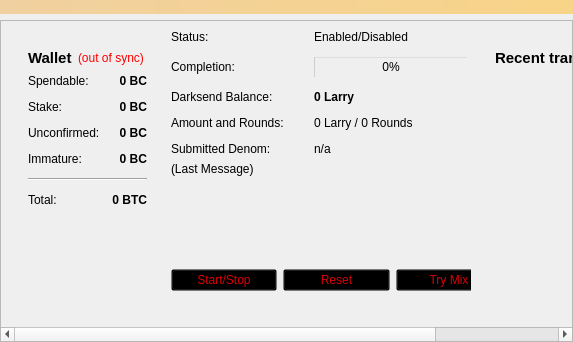
<?xml version="1.0" encoding="UTF-8"?>
<ui version="4.0">
 <class>OverviewPage</class>
 <widget class="QWidget" name="OverviewPage">
  <property name="geometry">
   <rect>
    <x>0</x>
    <y>0</y>
    <width>573</width>
    <height>342</height>
   </rect>
  </property>
  <property name="windowTitle">
   <string>Form</string>
  </property>
  <layout class="QVBoxLayout" name="topLayout">
<property name="leftMargin">
    <number>0</number>
   </property>
   <property name="topMargin">
    <number>0</number>
   </property>
   <property name="rightMargin">
    <number>0</number>
   </property>
   <property name="bottomMargin">
    <number>0</number>
   </property>
   <item>
    <widget class="QLabel" name="labelAlerts">
     <property name="visible">
      <bool>false</bool>
     </property>
     <property name="styleSheet">
      <string notr="true">background-color: qlineargradient(x1: 0, y1: 0, x2: 1, y2: 0, stop:0 #F0D0A0, stop:1 #F8D488);  color:#000000
</string>
     </property>
     <property name="wordWrap">
      <bool>true</bool>
     </property>
     <property name="margin">
      <number>3</number>
     </property>
    </widget>
   </item>
   <item>
<widget class="QScrollArea" name="scrollArea">
     <property name="widgetResizable">
      <bool>true</bool>
     </property>
     <widget class="QWidget" name="scrollAreaWidgetContents">
      <property name="geometry">
       <rect>
        <x>0</x>
        <y>0</y>
        <width>350</width>
        <height>500</height>
       </rect>
      </property>
    <layout class="QHBoxLayout" name="horizontalLayout" stretch="1,1">
     <item>
      <widget class="QWidget" name="columnOneWidget">
      
      <layout class="QVBoxLayout" name="verticalLayout_2">
       <item>
        <widget class="QWidget" name="widget" native="true">
         <layout class="QVBoxLayout" name="verticalLayout_4">
          <item>
           <layout class="QHBoxLayout" name="horizontalLayout_4">
            <item>
             <widget class="QLabel" name="label_5">
              <property name="font">
               <font>
                <pointsize>11</pointsize>
                <weight>75</weight>
                <bold>true</bold>
               </font>
              </property>
              <property name="text">
               <string>Wallet</string>
              </property>
             </widget>
            </item>
            <item>
             <widget class="QLabel" name="labelWalletStatus">
              <property name="toolTip">
               <string>The displayed information may be out of date. Your wallet automatically synchronizes with the Larry network after a connection is established, but this process has not completed yet.</string>
              </property>
              <property name="styleSheet">
               <string notr="true">QLabel { color: red; }</string>
              </property>
              <property name="text">
               <string notr="true">(out of sync)</string>
              </property>
              <property name="alignment">
               <set>Qt::AlignLeading|Qt::AlignLeft|Qt::AlignVCenter</set>
              </property>
             </widget>
            </item>
            <item>
             <spacer name="horizontalSpacer_2">
              <property name="orientation">
               <enum>Qt::Horizontal</enum>
              </property>
              <property name="sizeHint" stdset="0">
               <size>
                <width>40</width>
                <height>20</height>
               </size>
              </property>
             </spacer>
            </item>
           </layout>
          </item>
          <item>
           <layout class="QFormLayout" name="formLayout_2">
            <property name="fieldGrowthPolicy">
             <enum>QFormLayout::AllNonFixedFieldsGrow</enum>
            </property>
            <property name="horizontalSpacing">
             <number>12</number>
            </property>
            <property name="verticalSpacing">
             <number>12</number>
            </property>
            <item row="0" column="0">
             <widget class="QLabel" name="label">
              <property name="text">
               <string>Spendable:</string>
              </property>
             </widget>
            </item>
            <item row="0" column="1">
             <widget class="QLabel" name="labelBalance">
              <property name="font">
               <font>
                <weight>75</weight>
                <bold>true</bold>
               </font>
              </property>
              <property name="cursor">
               <cursorShape>IBeamCursor</cursorShape>
              </property>
              <property name="toolTip">
               <string>Your current spendable balance</string>
              </property>
              <property name="text">
               <string notr="true">0 BC</string>
              </property>
              <property name="alignment">
               <set>Qt::AlignRight|Qt::AlignTrailing|Qt::AlignVCenter</set>
              </property>
              <property name="textInteractionFlags">
               <set>Qt::LinksAccessibleByMouse|Qt::TextSelectableByKeyboard|Qt::TextSelectableByMouse</set>
              </property>
             </widget>
            </item>
            <item row="1" column="0">
             <widget class="QLabel" name="label_6">
              <property name="text">
               <string>Stake:</string>
              </property>
             </widget>
            </item>
            <item row="1" column="1">
             <widget class="QLabel" name="labelStake">
              <property name="font">
               <font>
                <weight>75</weight>
                <bold>true</bold>
               </font>
              </property>
              <property name="cursor">
               <cursorShape>IBeamCursor</cursorShape>
              </property>
              <property name="toolTip">
               <string>Total of coins that was staked, and do not yet count toward the current balance</string>
              </property>
              <property name="text">
               <string notr="true">0 BC</string>
              </property>
              <property name="alignment">
               <set>Qt::AlignRight|Qt::AlignTrailing|Qt::AlignVCenter</set>
              </property>
              <property name="textInteractionFlags">
               <set>Qt::LinksAccessibleByMouse|Qt::TextSelectableByKeyboard|Qt::TextSelectableByMouse</set>
              </property>
             </widget>
            </item>
            <item row="2" column="0">
             <widget class="QLabel" name="label_3">
              <property name="text">
               <string>Unconfirmed:</string>
              </property>
             </widget>
            </item>
            <item row="2" column="1">
             <widget class="QLabel" name="labelUnconfirmed">
              <property name="font">
               <font>
                <weight>75</weight>
                <bold>true</bold>
               </font>
              </property>
              <property name="cursor">
               <cursorShape>IBeamCursor</cursorShape>
              </property>
              <property name="toolTip">
               <string>Total of transactions that have yet to be confirmed, and do not yet count toward the current balance</string>
              </property>
              <property name="text">
               <string notr="true">0 BC</string>
              </property>
              <property name="alignment">
               <set>Qt::AlignRight|Qt::AlignTrailing|Qt::AlignVCenter</set>
              </property>
              <property name="textInteractionFlags">
               <set>Qt::LinksAccessibleByMouse|Qt::TextSelectableByKeyboard|Qt::TextSelectableByMouse</set>
              </property>
             </widget>
            </item>
            <item row="3" column="0">
             <widget class="QLabel" name="labelImmatureText">
              <property name="text">
               <string>Immature:</string>
              </property>
             </widget>
            </item>
            <item row="3" column="1">
             <widget class="QLabel" name="labelImmature">
              <property name="font">
               <font>
                <weight>75</weight>
                <bold>true</bold>
               </font>
              </property>
              <property name="toolTip">
               <string>Mined balance that has not yet matured</string>
              </property>
              <property name="text">
               <string notr="true">0 BC</string>
              </property>
              <property name="alignment">
               <set>Qt::AlignRight|Qt::AlignTrailing|Qt::AlignVCenter</set>
              </property>
              <property name="textInteractionFlags">
               <set>Qt::LinksAccessibleByMouse|Qt::TextSelectableByKeyboard|Qt::TextSelectableByMouse</set>
              </property>
             </widget>
            </item>
            <item row="4" column="0" colspan="2">
             <widget class="Line" name="line">
              <property name="orientation">
               <enum>Qt::Horizontal</enum>
              </property>
             </widget>
            </item>
            <item row="5" column="0">
             <widget class="QLabel" name="labelTotalText">
              <property name="text">
               <string>Total:</string>
              </property>
             </widget>
            </item>
            <item row="5" column="1">
             <widget class="QLabel" name="labelTotal">
              <property name="font">
               <font>
                <weight>75</weight>
                <bold>true</bold>
               </font>
              </property>
              <property name="cursor">
               <cursorShape>IBeamCursor</cursorShape>
              </property>
              <property name="toolTip">
               <string>Your current total balance</string>
              </property>
              <property name="text">
               <string notr="true">0 BTC</string>
              </property>
              <property name="alignment">
               <set>Qt::AlignRight|Qt::AlignTrailing|Qt::AlignVCenter</set>
              </property>
              <property name="textInteractionFlags">
               <set>Qt::LinksAccessibleByMouse|Qt::TextSelectableByKeyboard|Qt::TextSelectableByMouse</set>
              </property>
             </widget>
            </item>
           </layout>
          </item>
         </layout>
        </widget>
       </item>
       <item>
        <spacer name="verticalSpacer">
         <property name="orientation">
          <enum>Qt::Vertical</enum>
         </property>
         <property name="sizeHint" stdset="0">
          <size>
           <width>20</width>
           <height>40</height>
          </size>
         </property>
        </spacer>
       </item>
      </layout>
     
</widget>
</item>
<item>
<widget class="QFrame" name="frameDarksend">
<property name="sizePolicy">
             <sizepolicy hsizetype="MinimumExpanding" vsizetype="MinimumExpanding">
              <horstretch>0</horstretch>
              <verstretch>0</verstretch>
             </sizepolicy>
            </property>
<property name="minimumSize">
             <size>
              <width>300</width>
              <height>261</height>
             </size>
            </property>
      <property name="styleSheet">
       <string notr="true">background:transparent;</string>
      </property>
      <property name="frameShape">
       <enum>QFrame::StyledPanel</enum>
      </property>
      <property name="frameShadow">
       <enum>QFrame::Raised</enum>
      </property>
      <widget class="QWidget" name="verticalLayoutWidget">
       <property name="geometry">
        <rect>
         <x>0</x>
         <y>0</y>
         <width>331</width>
         <height>261</height>
        </rect>
       </property>
       <layout class="QVBoxLayout" name="verticalLayout_5">
        <item>
         <layout class="QFormLayout" name="formLayout">
          <property name="fieldGrowthPolicy">
           <enum>QFormLayout::AllNonFixedFieldsGrow</enum>
          </property>
          <property name="horizontalSpacing">
           <number>30</number>
          </property>
          <property name="verticalSpacing">
           <number>12</number>
          </property>
          <item row="0" column="0">
           <widget class="QLabel" name="label_6">
            <property name="text">
             <string>Status:</string>
            </property>
           </widget>
          </item>
          <item row="0" column="1">
           <widget class="QLabel" name="darksendEnabled">
            <property name="styleSheet">
             <string notr="true">color: rgb(0, 0, 0);</string>
            </property>
            <property name="text">
             <string>Enabled/Disabled</string>
            </property>
           </widget>
          </item>
          <item row="1" column="0">
           <widget class="QLabel" name="label_7">
            <property name="styleSheet">
             <string notr="true">color: rgb(0, 0, 0);</string>
            </property>
            <property name="text">
             <string>Completion:</string>
            </property>
           </widget>
          </item>
          <item row="1" column="1">
           <widget class="QProgressBar" name="darksendProgress">
            <property name="maximumSize">
             <size>
              <width>154</width>
              <height>16777215</height>
             </size>
            </property>
            <property name="styleSheet">
             <string notr="true">background:transparent;</string>
            </property>
            <property name="value">
             <number>0</number>
            </property>
           </widget>
          </item>
          <item row="2" column="0">
           <widget class="QLabel" name="labelAnonymizedText">
            <property name="styleSheet">
             <string notr="true">color: rgb(0, 0, 0);</string>
            </property>
            <property name="text">
             <string>Darksend Balance:</string>
            </property>
           </widget>
          </item>
          <item row="2" column="1">
           <widget class="QLabel" name="labelAnonymized">
            <property name="font">
             <font>
              <weight>75</weight>
              <bold>true</bold>
             </font>
            </property>
            <property name="styleSheet">
             <string notr="true">color: rgb(0, 0, 0);</string>
            </property>
            <property name="text">
             <string>0 Larry</string>
            </property>
           </widget>
          </item>
          <item row="3" column="0">
           <widget class="QLabel" name="label_8">
            <property name="styleSheet">
             <string notr="true">color: rgb(0, 0, 0);</string>
            </property>
            <property name="text">
             <string>Amount and Rounds:</string>
            </property>
           </widget>
          </item>
          <item row="3" column="1">
           <widget class="QLabel" name="labelAmountRounds">
            <property name="styleSheet">
             <string notr="true">color: rgb(0, 0, 0);</string>
            </property>
            <property name="text">
             <string>0 Larry / 0 Rounds</string>
            </property>
           </widget>
          </item>
          <item row="4" column="0">
           <widget class="QLabel" name="label_9">
            <property name="styleSheet">
             <string notr="true">color: rgb(0, 0, 0);</string>
            </property>
            <property name="text">
             <string>Submitted Denom:</string>
            </property>
           </widget>
          </item>
          <item row="4" column="1">
           <widget class="QLabel" name="labelSubmittedDenom">
            <property name="statusTip">
             <string>The denominations you submitted to the Larry Node. To mix, other users must submit the exact same denominations.</string>
            </property>
            <property name="styleSheet">
             <string notr="true">color: rgb(0, 0, 0);</string>
            </property>
            <property name="text">
             <string>n/a</string>
            </property>
           </widget>
          </item>
         </layout>
        </item>
        <item>
         <widget class="QLabel" name="darksendStatus">
          <property name="minimumSize">
           <size>
            <width>288</width>
            <height>43</height>
           </size>
          </property>
          <property name="styleSheet">
           <string notr="true">color: rgb(0, 0, 0);</string>
          </property>
          <property name="text">
           <string>(Last Message)</string>
          </property>
          <property name="alignment">
           <set>Qt::AlignLeading|Qt::AlignLeft|Qt::AlignTop</set>
          </property>
          <property name="wordWrap">
           <bool>true</bool>
          </property>
         </widget>
        </item>
        <item>
         <layout class="QHBoxLayout" name="horizontalLayout_2">
          <item>
           <widget class="QPushButton" name="toggleDarksend">
            <property name="sizePolicy">
             <sizepolicy hsizetype="MinimumExpanding" vsizetype="Fixed">
              <horstretch>0</horstretch>
              <verstretch>0</verstretch>
             </sizepolicy>
            </property>
            <property name="styleSheet">
             <string notr="true">color: rgb(217, 0, 7);</string>
            </property>
            <property name="text">
             <string>Start/Stop</string>
            </property>
           </widget>
          </item>
          <item>
           <widget class="QPushButton" name="darksendReset">
            <property name="sizePolicy">
             <sizepolicy hsizetype="MinimumExpanding" vsizetype="Fixed">
              <horstretch>0</horstretch>
              <verstretch>0</verstretch>
             </sizepolicy>
            </property>
            <property name="toolTip">
             <string>Reset the current status of Darksend (can interrupt Darksend if it's in the process of Mixing, which can cost you money!)</string>
            </property>
            <property name="autoFillBackground">
             <bool>false</bool>
            </property>
            <property name="styleSheet">
             <string notr="true">color: rgb(217, 0, 7);</string>
            </property>
            <property name="text">
             <string>Reset</string>
            </property>
           </widget>
          </item>
          <item>
           <widget class="QPushButton" name="darksendAuto">
            <property name="sizePolicy">
             <sizepolicy hsizetype="MinimumExpanding" vsizetype="Fixed">
              <horstretch>0</horstretch>
              <verstretch>0</verstretch>
             </sizepolicy>
            </property>
            <property name="toolTip">
             <string>Try to manually submit a Darksend request.</string>
            </property>
            <property name="styleSheet">
             <string notr="true">color: rgb(217, 0, 7);</string>
            </property>
            <property name="text">
             <string>Try Mix</string>
            </property>
           </widget>
          </item>
         </layout>
        </item>
       </layout>
      </widget>
     </widget>
</item>
<item>
<widget class="QWidget" name="columnTwoWidget">
      
      <layout class="QVBoxLayout" name="verticalLayout_3">
       <item>
        <widget class="QWidget" name="widget_2" native="true">
         <layout class="QVBoxLayout" name="verticalLayout">
          <item>
           <layout class="QHBoxLayout" name="horizontalLayout_2">
            <item>
             <widget class="QLabel" name="label_4">
              <property name="font">
               <font>
                <pointsize>11</pointsize>
                <weight>75</weight>
                <bold>true</bold>
               </font>
              </property>
              <property name="text">
               <string>&lt;b&gt;Recent transactions&lt;/b&gt;</string>
              </property>
             </widget>
            </item>
            <item>
             <widget class="QLabel" name="labelTransactionsStatus">
              <property name="toolTip">
               <string>The displayed information may be out of date. Your wallet automatically synchronizes with the Larry network after a connection is established, but this process has not completed yet.</string>
              </property>
              <property name="styleSheet">
               <string notr="true">QLabel { color: red; }</string>
              </property>
              <property name="text">
               <string notr="true">(out of sync)</string>
              </property>
              <property name="alignment">
               <set>Qt::AlignRight|Qt::AlignTrailing|Qt::AlignVCenter</set>
              </property>
             </widget>
            </item>
            <item>
             <spacer name="horizontalSpacer">
              <property name="orientation">
               <enum>Qt::Horizontal</enum>
              </property>
              <property name="sizeHint" stdset="0">
               <size>
                <width>40</width>
                <height>20</height>
               </size>
              </property>
             </spacer>
            </item>
           </layout>
          </item>
          <item>
           <widget class="QListView" name="listTransactions">
            <property name="styleSheet">
             <string notr="true">QListView { background: transparent; }</string>
            </property>
            <property name="frameShape">
             <enum>QFrame::NoFrame</enum>
            </property>
            <property name="verticalScrollBarPolicy">
             <enum>Qt::ScrollBarAlwaysOff</enum>
            </property>
            <property name="horizontalScrollBarPolicy">
             <enum>Qt::ScrollBarAlwaysOff</enum>
            </property>
            <property name="selectionMode">
             <enum>QAbstractItemView::NoSelection</enum>
            </property>
           </widget>
          </item>
         </layout>
        </widget>
       </item>
      </layout>
     
</widget>
</item>
</layout>
</widget>
</widget>
   </item>
  </layout>
 </widget>
<customwidgets>
  <customwidget>
   <class>FlowLayout</class>
   <extends>QLayout</extends>
   <header>flowlayout.h</header>
   <container>1</container>
  </customwidget>
 </customwidgets>
 <resources/>
 <connections/>
</ui>
